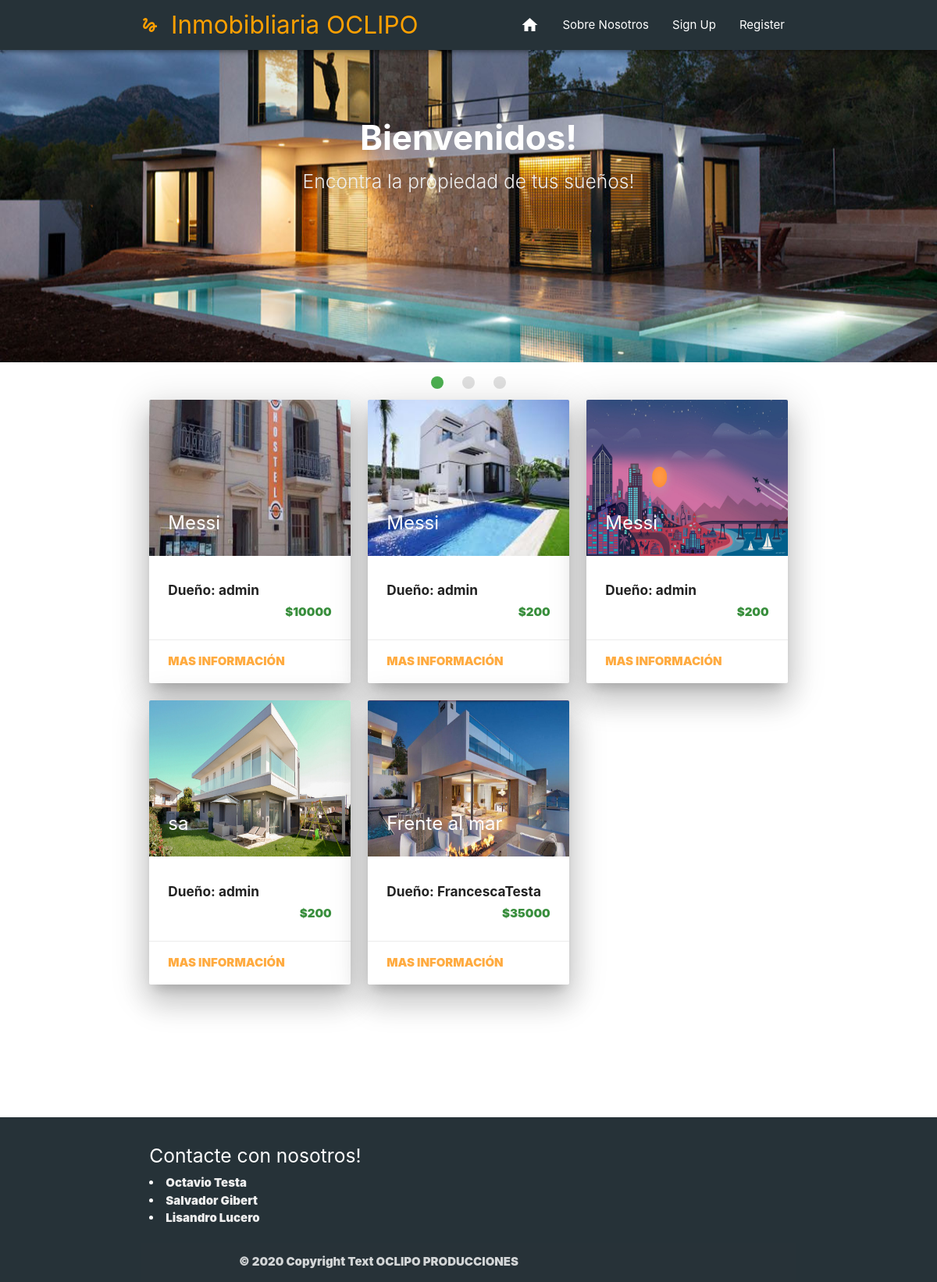
Before: / with the older database file.
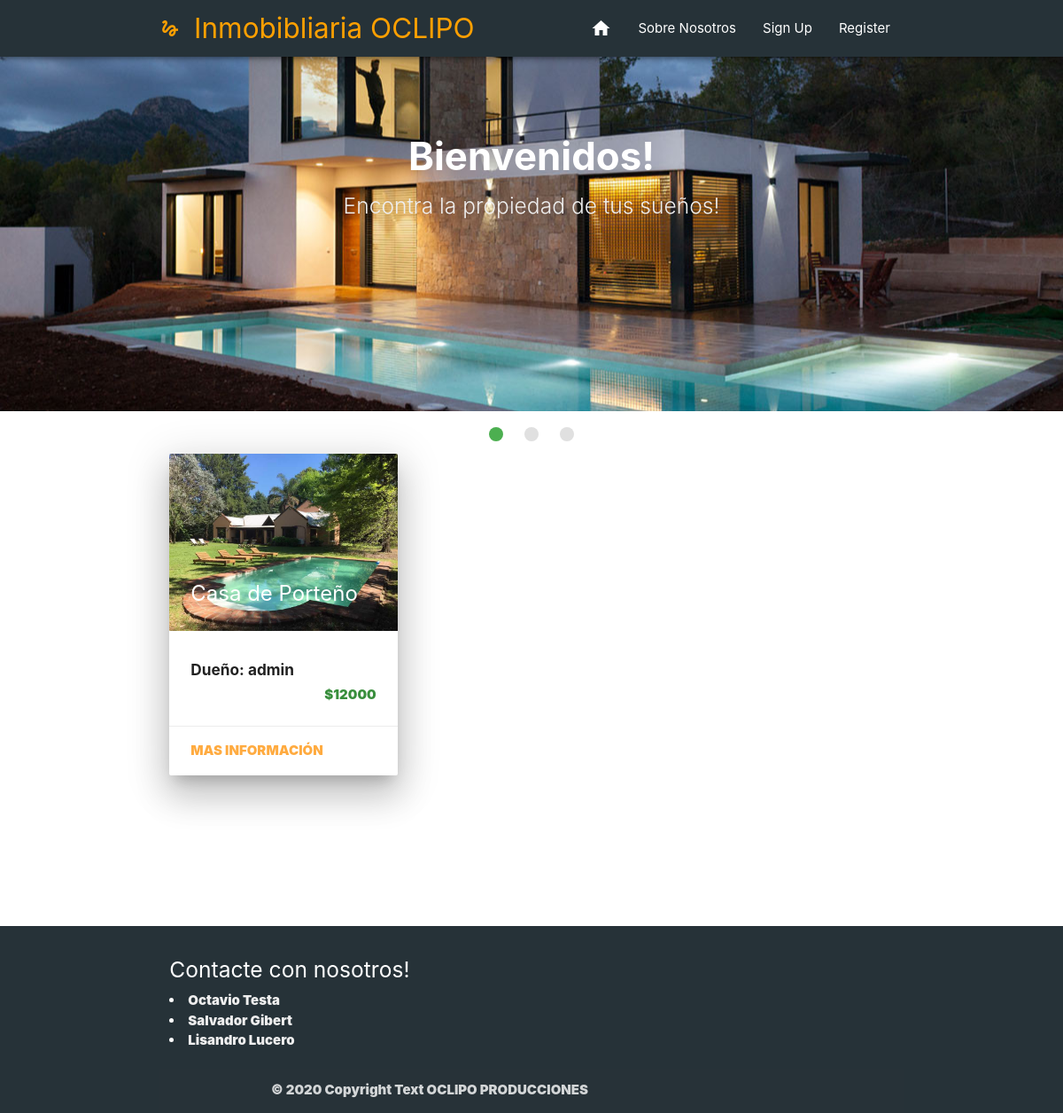
After: the same page with the newer database file.
### Inmobibliaria/models.py (models this page shows, shortened)
class Propiedad(models.Model):
    usuario = models.ForeignKey(User, on_delete=models.CASCADE, null=False)
    titulo = models.CharField(max_length=20)
    precio = models.IntegerField()
    ubicacion = models.ForeignKey('Ubicacion', on_delete=models.CASCADE, null=False)
    barrio = models.CharField(max_length=30)
    calle = models.CharField(max_length=30)
    numero = models.IntegerField()
    tipo = models.CharField(max_length=12,choices=TIPO_CHOICES)
    estado = models.CharField(max_length=8,choices=STATUS_CHOICES,default='Venta')
    habitaciones = models.IntegerField()
    baños = models.IntegerField()
    tamaño = models.IntegerField()
    descripcion = models.TextField(max_length=2000)

### Inmobibliaria/views.py (the view)
# urls.py: path('', homeview, name = "home"),
def homeview(request):
    propiedades = Propiedad.objects.all()
    imagenes = []#Array donde voy a guardar las imagenes
    for pro in propiedades: #Itero los libros
        imagen = Imagen.objects.filter(propiedad=pro).first() #Geteo la primera imagen que corresponda a ese libro
        imagenes.append(imagen.foto) #Agrego su nombre
    return render(request, "Inmobibliaria/home.html",{'propiedades':propiedades, 'imagenes':imagenes})

### Inmobibliaria/templatetags/index.py (called while the page is built)
@register.filter
def index(indexable, i):
    return indexable[i]

### Inmobibliaria/templates/Inmobibliaria/home.html (shortened to what this page needs)
{% extends 'Inmobibliaria/base.html' %}
{% block content %}
{% include 'Inmobibliaria/imagenes.html' %}
<div class="container ">
    <div class="row">
        {% load index %}
      {% for pro in propiedades %}
        <div class="col s12 m4">
          <div class="card z-depth-5">
            <div class="card-image ">
              <img class="materialboxed" src = "media/{{ imagenes|index:forloop.counter0 }}" width="200" height="200">
              <span class="card-title text-darken-2 " ><b>{{pro.titulo}}<b/></span>
            </div>
            <div class="card-content">
              <h6 class="truncate"><b> Dueño: {{pro.usuario}} </b></h6>
              <p class="truncate right-align green-text text-darken-2"><b>${{pro.precio}}<b/></p>
            </div>
            <div class="card-action">
              <a href="propiedad/{{pro.id}}">Mas Información</a>
            </div>
          </div>
        </div>
      {% endfor %}
      </div>
      </div>
<br>
<br>
<br>
<br>
<br>
<br>
        <footer class="page-footer blue-grey darken-4 ">
          <div class="container">
            <div class="row">
              <div class="col l6 s12">
                <h5 class="white-text">Contacte con nosotros!</h5>
                  <li><a class="grey-text text-lighten-3" href="https://www.instagram.com/octa.testa/"> Octavio Testa</a></li>
                  <li><a class="grey-text text-lighten-3" href="https://www.instagram.com/salvagibert/"> Salvador Gibert</a></li>
                  <li><a class="grey-text text-lighten-3" href="https://www.instagram.com/licholucero_/"> Lisandro Lucero</a></li>
              </div>
          </div>
          <div class="footer-copyright">
            <div class="container">
            © 2020 Copyright Text OCLIPO PRODUCCIONES
            </div>
          </div>
        </footer>
{% endblock %}

Changed rows visible on the page:
removed Propiedad: shows a picture, titulo "Messi", usuario "admin", precio "10000"
removed Propiedad: shows a picture, titulo "Messi", usuario "admin", precio "200"
removed Propiedad: shows a picture, titulo "Messi", usuario "admin", precio "200"
removed Propiedad: shows a picture, titulo "sa", usuario "admin", precio "200"
removed Propiedad: shows a picture, titulo "Frente al mar", usuario "FrancescaTesta", precio "35000"
added Propiedad: titulo "Casa de Porteño", usuario "admin", precio "12000"
